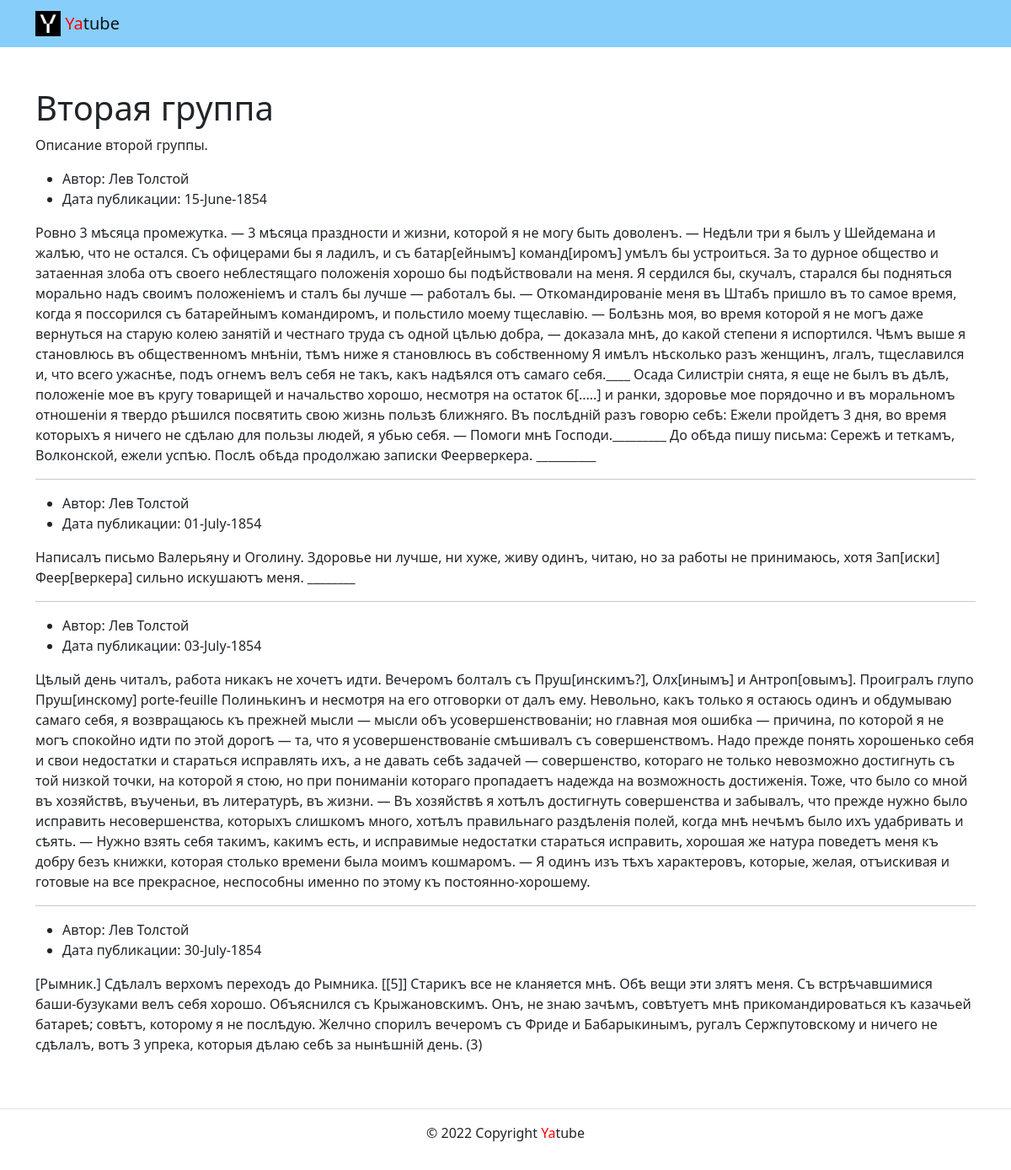
The page /group/second_group/ on the database its author committed.
### posts/models.py (models this page shows, shortened)
class Group(models.Model):
    title = models.CharField(max_length=200)
    slug = models.SlugField(unique=True)
    description = models.TextField()

class Post(models.Model):
    text = models.TextField()
    pub_date = models.DateTimeField(auto_now_add=True)
    author = models.ForeignKey(
        User,
        on_delete=models.CASCADE,
        related_name='posts'
    )
    group = models.ForeignKey(
        Group,
        on_delete=models.SET_NULL,
        related_name='posts',
        blank=True,
        null=True
    )

### posts/views.py (the view)
# urls.py: path('group/<slug:slug>/', views.group_posts, name='group_list'),
def group_posts(request, slug):
    template = 'posts/group_list.html'
    group = get_object_or_404(Group, slug=slug)
    posts = Post.objects.filter(group=group)
    context = {
        'group': group,
        'posts': posts
    }
    return render(request, template, context)

### templates/posts/group_list.html (shortened to what this page needs)
{% extends 'base.html' %}
{% block content %}
<div class="container py-5">
  <h1>{{ group.title }}</h1>
  <p>
    {{ group.description }}
  </p>
  {% for post in posts%}
  <article>
    <ul>
      <li>
        Автор: {{ post.author.get_full_name }}
      </li>
      <li>
        Дата публикации: {{ post.pub_date|date:"d-F-Y" }}
      </li>
    </ul>
    <p>
      {{ post.text }}
    </p>
  </article>
  {% if not forloop.last %}
  <hr>
  {% endif %}
  {% endfor %}
</div>
{% endblock %}

### rows shown on the page
Group: title "Вторая группа", description "Описание второй группы."
Post: author.get_full_name "Лев Толстой", pub_date "15-June-1854", text "Ровно 3 мѣсяца промежутка. — 3 мѣсяца праздности и жизни, которой я не могу быть доволенъ. — Недѣли три я былъ у Шейдемана и жалѣю, что не остался. Съ офицерами бы я ладилъ, и съ батар[ейнымъ] команд[иромъ] умѣлъ бы устроиться. За то дурное общество и затаенная злоба отъ своего неблестящаго положенія хорошо бы подѣйствовали на меня. Я сердился бы, скучалъ, старался бы подняться морально надъ своимъ положеніемъ и сталъ бы лучше — работалъ бы. — Откомандированіе меня въ Штабъ пришло въ то самое время, когда я поссорился съ батарейнымъ командиромъ, и польстило моему тщеславію. — Болѣзнь моя, во время которой я не могъ даже вернуться на старую колею занятій и честнаго труда съ одной цѣлью…"
Post: author.get_full_name "Лев Толстой", pub_date "01-July-1854", text "Написалъ письмо Валерьяну и Оголину. Здоровье ни лучше, ни хуже, живу одинъ, читаю, но за работы не принимаюсь, хотя Зап[иски] Феер[веркера] сильно искушаютъ меня. ________"
Post: author.get_full_name "Лев Толстой", pub_date "03-July-1854", text "Цѣлый день читалъ, работа никакъ не хочетъ идти. Вечеромъ болталъ съ Пруш[инскимъ?], Олх[инымъ] и Антроп[овымъ]. Проигралъ глупо Пруш[инскому] porte-feuille Полинькинъ и несмотря на его отговорки от далъ ему. Невольно, какъ только я остаюсь одинъ и обдумываю самаго себя, я возвращаюсь къ прежней мысли — мысли объ усовершенствованіи; но главная моя ошибка — причина, по которой я не могъ спокойно идти по этой дорогѣ — та, что я усовершенствованіе смѣшивалъ съ совершенствомъ. Надо прежде понять хорошенько себя и свои недостатки и стараться исправлять ихъ, а не давать себѣ задачей — совершенство, котораго не только невозможно достигнуть съ той низкой точки, на которой я стою, но при пониманіи…"
Post: author.get_full_name "Лев Толстой", pub_date "30-July-1854", text "[Рымник.] Сдѣлалъ верхомъ переходъ до Рымника. [[5]] Старикъ все не кланяется мнѣ. Обѣ вещи эти злятъ меня. Съ встрѣчавшимися баши-бузуками велъ себя хорошо. Объяснился съ Крыжановскимъ. Онъ, не знаю зачѣмъ, совѣтуетъ мнѣ прикомандироваться къ казачьей батареѣ; совѣтъ, которому я не послѣдую. Желчно спорилъ вечеромъ съ Фриде и Бабарыкинымъ, ругалъ Сержпутовскому и ничего не сдѣлалъ, вотъ 3 упрека, которыя дѣлаю себѣ за нынѣшній день. (3)"
